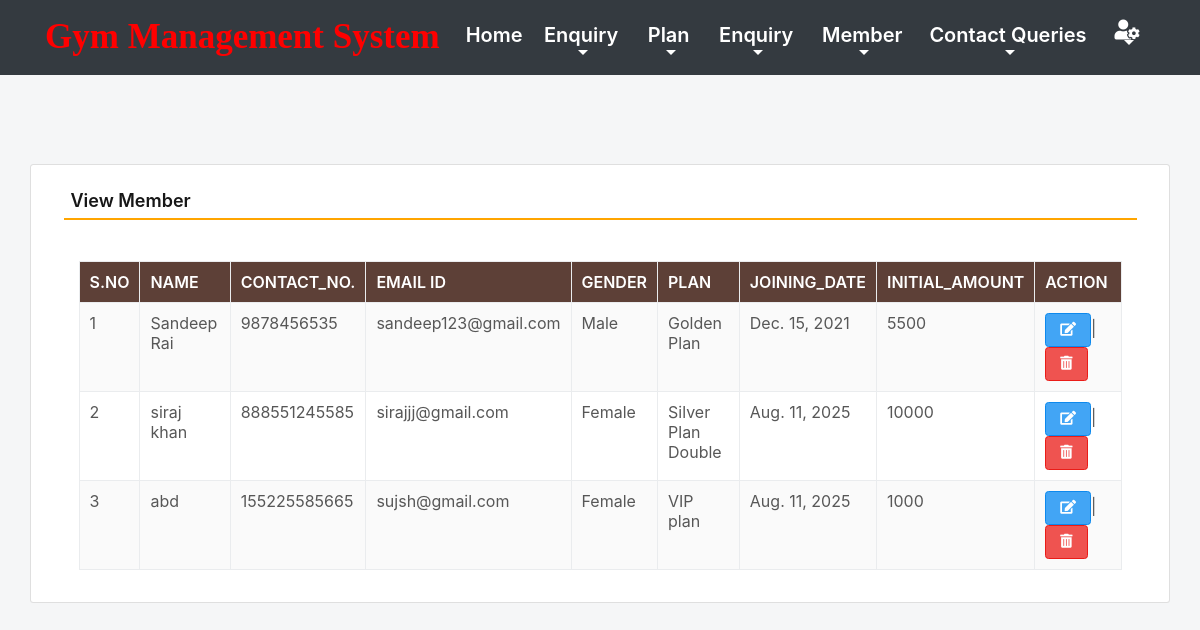
Page /viewMember (signed in) on the committed database.
### gym/models.py (models this page shows, shortened)
class Member(models.Model):
    name = models.CharField(max_length=150, null=True)
    contact = models.CharField(max_length=15, null=True)
    email = models.CharField(max_length=50, null=True)
    gender = models.CharField(max_length=10, null=True)
    plan = models.CharField(max_length=100, null=True)
    joindate = models.DateField(null=True)
    initamount = models.CharField(max_length=100, null=True)

### gym/views.py (the view)
# urls.py: path('viewMember', viewMember, name='viewMember'),
def viewMember(request):
    if not request.user.is_authenticated:
        return redirect(admin_login)
    member = Member.objects.all()
    return render(request,'viewMember.html', locals())

### gym/templates/viewMember.html (shortened to what this page needs)
{% include 'admin_nav.html' %}
{% load static %}
{% block main %}
 <html lang="en" class="no-focus">
 <link rel="stylesheet" id="css-main" href="{% static 'css1/codebase.min.css' %}">
 <br><br><br><br>
	<div class="container card shadow mt-5">
		<div class="card-body">
			<h5 class="p-2" style="border-bottom: 2px solid orange">View Member</h5>
             <br>
            <div class="container-fluid">
             <table id="example" class="table table-striped table-bordered" style="width:100%">
                  <thead class="text-white" style="background-color : #5d4037;">
				     <tr>
					   <th>S.No</th>
					   <th>Name</th>
					   <th>Contact_No.</th>
					   <th>Email ID</th>
                       <th>Gender</th>
					   <th>Plan</th>
                       <th>Joining_Date</th>
					   <th>Initial_Amount</th>
                       <th>Action</th>
				     </tr>
			      </thead>
			       <tbody>
                     {% for i in member %}
			          <tr>
                        <td>{{forloop.counter}}</td>
						<td>{{i.name}}</td>
						<td>{{i.contact}}</td>
						<td>{{i.email}}</td>
                        <td>{{i.gender}}</td>
						<td>{{i.plan}}</td>
                        <td>{{i.joindate}}</td>
						<td>{{i.initamount}}</td>
						<td><a href="{% url 'edit_Member' i.id %}" class="btn btn-primary"><i class="fas fa-edit"></i></a>|
                            <a href="{% url 'delete_Member' i.id %}" class="btn btn-danger" onclick="return confirm('Are you sure to delete this Member ?')"><i class="fas fa-trash-alt"></i></a></td>
                      </tr>
                      {% endfor %}
                   </tbody>
		        </table>
            </div>
        </div>
	</div>
        <link rel="stylesheet" href="https://use.fontawesome.com/releases/v5.6.3/css/all.css">
 </html>
{% endblock %}

### rows in the picture
Member: name "Sandeep Rai", contact "9878456535", email "sandeep123@gmail.com", gender "Male", plan "Golden Plan", joindate "Dec. 15, 2021", initamount "5500"
Member: name "siraj khan", contact "888551245585", email "sirajjj@gmail.com", gender "Female", plan "Silver Plan Double", joindate "Aug. 11, 2025", initamount "10000"
Member: name "abd", contact "155225585665", email "sujsh@gmail.com", gender "Female", plan "VIP plan", joindate "Aug. 11, 2025", initamount "1000"
